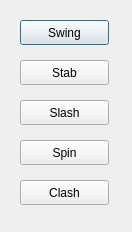
<?xml version="1.0" encoding="UTF-8"?>
<ui version="4.0">
 <class>qtHand</class>
 <widget class="QDialog" name="qtHand">
  <property name="geometry">
   <rect>
    <x>0</x>
    <y>0</y>
    <width>132</width>
    <height>232</height>
   </rect>
  </property>
  <property name="windowTitle">
   <string>Dialog</string>
  </property>
  <widget class="QPushButton" name="pushButton">
   <property name="geometry">
    <rect>
     <x>20</x>
     <y>20</y>
     <width>89</width>
     <height>25</height>
    </rect>
   </property>
   <property name="text">
    <string>Swing</string>
   </property>
  </widget>
  <widget class="QPushButton" name="pushButton_2">
   <property name="geometry">
    <rect>
     <x>20</x>
     <y>60</y>
     <width>89</width>
     <height>25</height>
    </rect>
   </property>
   <property name="text">
    <string>Stab</string>
   </property>
  </widget>
  <widget class="QPushButton" name="pushButton_3">
   <property name="geometry">
    <rect>
     <x>20</x>
     <y>100</y>
     <width>89</width>
     <height>25</height>
    </rect>
   </property>
   <property name="text">
    <string>Slash</string>
   </property>
  </widget>
  <widget class="QPushButton" name="pushButton_4">
   <property name="geometry">
    <rect>
     <x>20</x>
     <y>140</y>
     <width>89</width>
     <height>25</height>
    </rect>
   </property>
   <property name="text">
    <string>Spin</string>
   </property>
  </widget>
  <widget class="QPushButton" name="pushButton_5">
   <property name="geometry">
    <rect>
     <x>20</x>
     <y>180</y>
     <width>89</width>
     <height>25</height>
    </rect>
   </property>
   <property name="text">
    <string>Clash</string>
   </property>
  </widget>
 </widget>
 <resources/>
 <connections/>
</ui>
